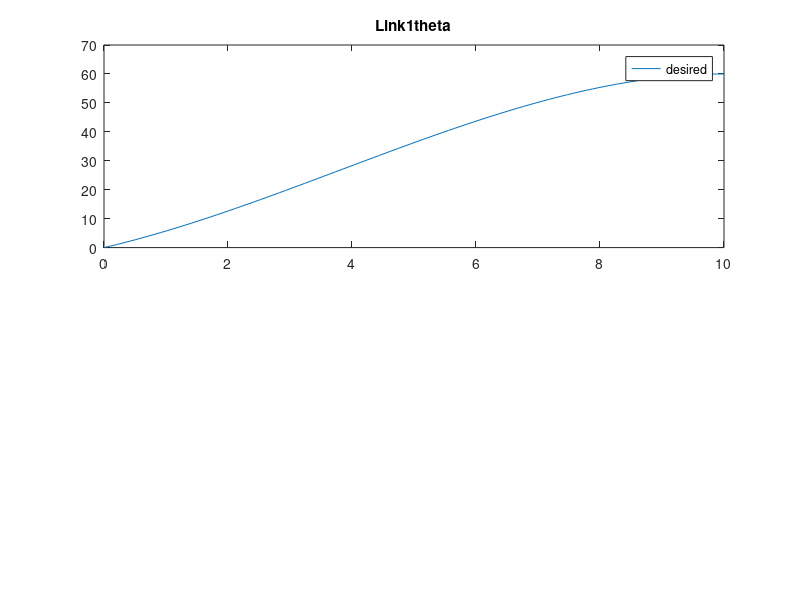

The MATLAB source for this figure: (Note: this script raises an error after producing the figure.)
%% TODO: GENERATE TRAJECTORY USING TwoLinkArmTraj matlab file.
%% You need to specify the initial state, final state (in the state variables of the state space form), the time span.
%% If quintic trajectories are to be generated, consider specify the desired accelerations for all joints.
%% Link1
t0=0;
tf=10;
q1_0=0;
q1_f=60;
v1_0=5;
v1_f=0;
t = linspace(t0,tf,100);
c = ones(size(t));
M = [ 1 t0 t0^2 t0^3;
0 1 2*t0 3*t0^2;
1 tf tf^2 tf^3;
0 1 2*tf 3*tf^2];
b = [q1_0; v1_0; q1_f; v1_f];
a1 = inv(M)*b;
%%
qd1 = a1(1).*c + a1(2).*t +a1(3).*t.^2 + a1(4).*t.^3;
vd1 = a1(2).*c +2*a1(3).*t +3*a1(4).*t.^2;
ad1 = 2*a1(3).*c + 6*a1(4).*t;


subplot(2,1,1);
plot(t,qd1);
title('Link1theta');
legend('desired');
hold on;

%% Inverse Dynamic control
%Initial estimate for phi
I=8;
mgd=5;
fv=2.5;

alpha=[mgd;fv;I]
% I1=10;  I2 = 10; m1=5; r1=.5; m2=5; r2=.5; l1=1; l2=1;
% x=[q1_0+5;q2_0+2;v1_0;v2_0];

% %% Calculating dx without using ODE function
% % Instead of ODE function, I have approximated the values by multiplying dy
% % with dt
% z=[];
% for i=1:100
%     z=[z,x];
%     dx=ode2linkTracking(t(i),x,[a1,a2]',[I1,I2,m1,r1,m2,r2,l1,l2]);
%     x=x+dx*(tf-t0)/100;
% end
% 
% %% Plotting the result 
% % For Link 1
% subplot(2,1,1);
% plot(t,z(1,:));
% hold on;
% 
% % For Link 2
% subplot(2,1,2);
% plot(t,z(2,:));
% hold on;

%% Implement the inverse dynamic control  with ODE function
x0=[q1_0+5;q2_0+2;v1_0;v2_0];
options = odeset('RelTol',1e-4,'AbsTol',[1e-4, 1e-4, 1e-4, 1e-4]);
[T,X] = ode45(@(t,x) ode2linkTracking(t,x,[a1]'),[0 tf],alpha);

%% Plotting the result:
 figure('Name','Theta_1 under inverse dynamic control');
 plot(T, X(:,1),'r-');
 hold on
 plot(t,qd1);
 hold on;
 legend('actual', 'desired')
 figure('Name','Theta_2 under inverse dynamic control');
 plot(T, X(:,2),'r--');
 hold on
 plot(t,qd2);
 hold on;
 legend('actual', 'desired')